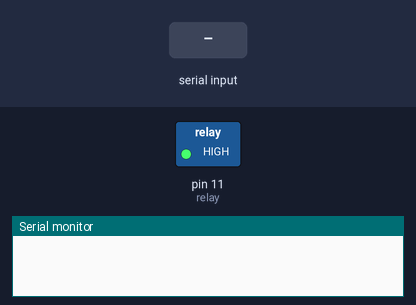
A sketch run on a simulated Arduino Uno, built with avr-gcc and run on an emulated ATmega328P. Shown: switched loads named in the sketch (green lamp = pin HIGH), the last lines printed to the serial monitor. The inputs (shaded band) are chosen by the test bench.

Above: at 1.2 s.
1.3 s: "1" received over Serial
At 2.5 s:
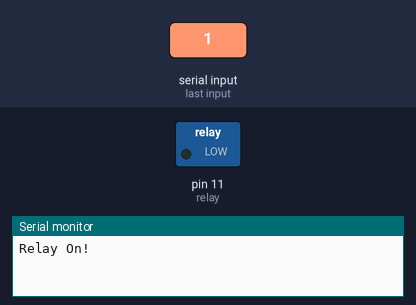
2.8 s: "0" received over Serial
At 3.7 s:
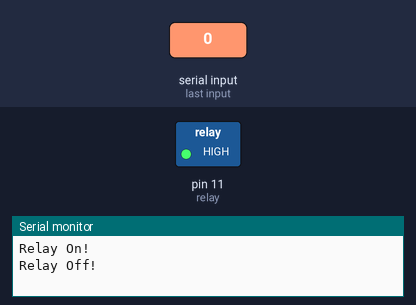
Timing chart, 0 to 5.8 s (numbered marks = the images above; inputs shaded):
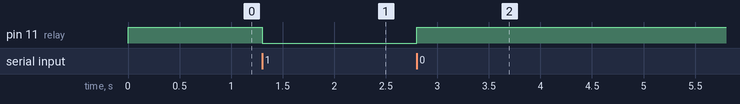

The sketch:

14_voice_controlled_relay.ino
```cpp
/*
 * Rui Santos
 * Complete Project Details http://randomnerdtutorials.com
 */

int relay = 11;     // pin Digital 11
int state;          // saves the state
int flag=0;         // makes sure that the serial only prints once the state

void setup() {
    // sets the Relay as output:
    pinMode(relay, OUTPUT);
    digitalWrite(relay, HIGH);

    // initialize serial communication at 9600 bits per second:
    Serial.begin(9600);
}

void loop() {
    //if some date is sent, reads it and saves in state
    if(Serial.available() > 0){
      state = Serial.read();
      flag=0;
    }
    // if the state is '0' the relay will turn OFF
    if (state == '0') {
        digitalWrite(relay, HIGH);
        if(flag == 0){
          Serial.println("Relay Off!");
          flag=1;
        }
    }

    // if the state is '1' the relay will turn ON
    else if (state == '1') {
        digitalWrite(relay, LOW);
        if(flag == 0){
          Serial.println("Relay On!");
          flag=1;
        }
    }
    //Uncomment For debugging purpose
    //Serial.println(state);
}
```

Measured:
- after the input at 1.3 s, pin 11 (relay): HIGH → LOW at once
- after the input at 2.8 s, pin 11 (relay): LOW → HIGH at once
